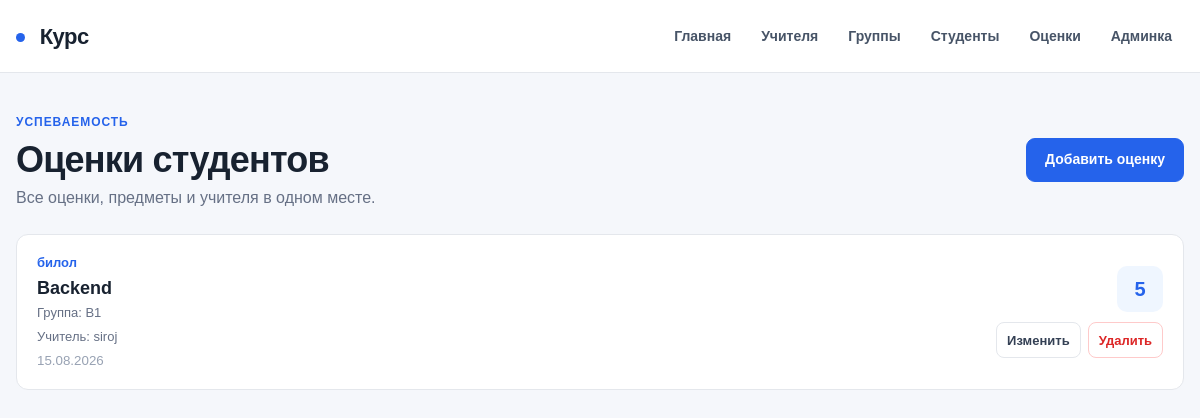
The page /marks/ on the database as committed earlier.
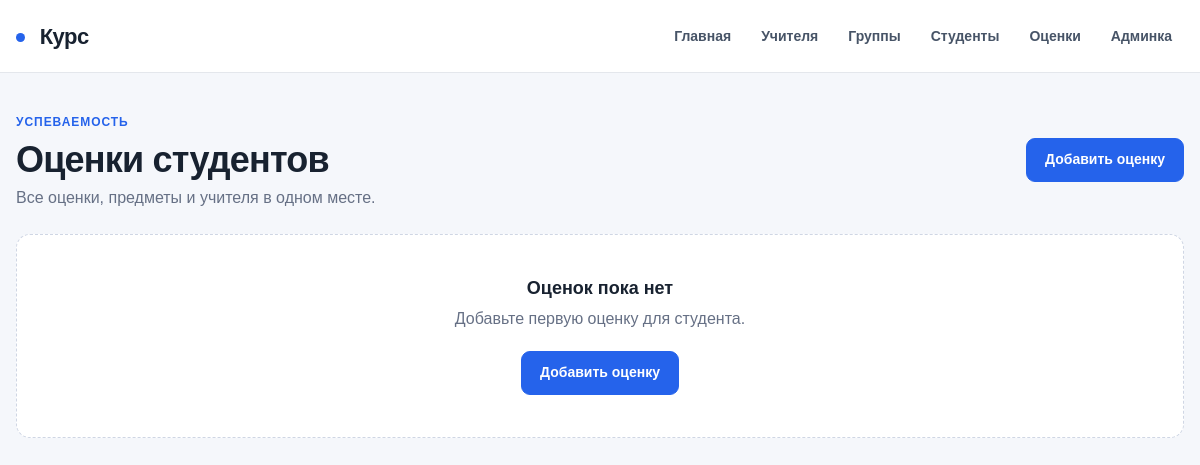
The same page on the database as committed later.
### exam/models.py (models this page shows, shortened)
class StudentMark(models.Model):
    student = models.ForeignKey(
        Student,
        on_delete=models.CASCADE,
        related_name='marks',
        verbose_name='Студент'
    )
    teacher = models.ForeignKey(
        Teacher,
        on_delete=models.SET_NULL,
        null=True,
        blank=True,
        related_name='marks',
        verbose_name='Учитель'
    )
    subject = models.CharField(max_length=100, verbose_name='Предмет')
    mark = models.PositiveIntegerField(verbose_name='Оценка')
    created_at = models.DateTimeField(auto_now_add=True, verbose_name='Дата')
    class Meta:
            verbose_name="Оценок"
            verbose_name_plural="Оценки"

class Student(models.Model):
    name = models.CharField(max_length=200, verbose_name='Имя')
    age = models.PositiveIntegerField(verbose_name='Возраст')
    avatar = models.ImageField(upload_to='students/', blank=True, null=True, verbose_name='Аватар')
    group = models.ForeignKey(
        Group,
        on_delete=models.CASCADE,
        related_name='students',
        verbose_name='Группа'
    )
    created_at = models.DateTimeField(auto_now_add=True, verbose_name='Дата создания')
    class Meta:
        verbose_name="Студент"
        verbose_name_plural="Студенты"

class Group(models.Model):
    name = models.CharField(max_length=200, verbose_name='Название группы')
    mentor = models.ForeignKey(
        Teacher,
        on_delete=models.SET_NULL,
        null=True,
        blank=True,
        related_name='groups',
        verbose_name='Ментор'
    )
    created_at = models.DateTimeField(auto_now_add=True, verbose_name='Дата создания')
    class Meta:
        verbose_name="Группа"
        verbose_name_plural="Группы"

class Teacher(models.Model):
    DIRECTIONS = [
        ('backend', 'Back-End'),
        ('frontend', 'Front-End'),
        ('smm', 'SMM'),
    ]
    name = models.CharField(max_length=200, verbose_name='Имя')
    direction = models.CharField(max_length=20, choices=DIRECTIONS, verbose_name='Направление')
    class Meta:
        verbose_name="Учители"
        verbose_name_plural="Учителя"

### exam/views.py (the view)
# urls.py: path('marks/', views.mark_list, name='mark_list'),
def mark_list(request):
    marks = StudentMark.objects.select_related('student__group', 'teacher').all().order_by('-created_at')
    return render(request, 'mark_list.html', {'marks': marks})

### exam/templates/mark_list.html (shortened to what this page needs)
{% extends 'base.html' %}
{% block content %}
<div class="page-heading">
    <div>
        <span class="eyebrow">Успеваемость</span>
        <h1>Оценки студентов</h1>
        <p>Все оценки, предметы и учителя в одном месте.</p>
    </div>
    <a href="{% url 'mark_create' %}" class="btn">Добавить оценку</a>
</div>
<div class="marks-list">
    {% for mark in marks %}
        <article class="mark-card">
            <div class="mark-main">
                <div class="mark-student">{{ mark.student.name }}</div>
                <h3>{{ mark.subject }}</h3>
                <p>Группа: {{ mark.student.group.name }}</p>
                <p>Учитель: {% if mark.teacher %}{{ mark.teacher.name }}{% else %}не указан{% endif %}</p>
                <small>{{ mark.created_at|date:"d.m.Y" }}</small>
            </div>
            <div class="mark-side">
                <div class="mark-number">{{ mark.mark }}</div>
                <div class="mark-actions">
                    <a href="{% url 'mark_update' mark.id %}" class="card-link">Изменить</a>
                    <a href="{% url 'mark_delete' mark.id %}" class="card-link danger-link">Удалить</a>
                </div>
            </div>
        </article>
    {% empty %}
        <div class="empty-state">
            <h3>Оценок пока нет</h3>
            <p>Добавьте первую оценку для студента.</p>
            <a href="{% url 'mark_create' %}" class="btn">Добавить оценку</a>
        </div>
    {% endfor %}
</div>
{% endblock %}

### exam/templates/base.html (shortened to what this page needs)
{% load static %}
<!DOCTYPE html>
<html lang="ru">
<head>
    <link rel="stylesheet" href="{% static 'css/style.css' %}">
</head>
<body>
    <header>
        <nav>
            <a href="{% url 'home' %}" class="logo">
                Курс
            </a>
            <div class="nav-links">
                <a href="{% url 'home' %}">
                    Главная
                </a>
                <a href="{% url 'teacher_list' %}">
                    Учителя
                </a>
                <a href="{% url 'group_list' %}">
                    Группы
                </a>
                <a href="{% url 'student_list' %}">
                    Студенты
                </a>
                <a href="{% url 'mark_list' %}">
                    Оценки
                </a>
                <a href="/admin/">
                    Админка
                </a>
            </div>
        </nav>
    </header>
    <main class="container">
        {% block content %}
        {% endblock %}
    </main>
</body>
</html>

### exam/static/css/style.css (style rules this page uses)
:root { --bg: #f5f7fb; --surface: #ffffff; --surface-soft: #f8fafc; --text: #182230; --muted: #667085; --border: #e4e7ec; --primary: #2563eb; --primary-dark: #1d4ed8; --primary-soft: #eff6ff; --danger: #dc2626; --danger-soft: #fef2f2; --shadow: 0 8px 24px rgba(15, 23, 42, .06); }
* { box-sizing: border-box; margin: 0; padding: 0; }
html { scroll-behavior: smooth; }
body { min-height: 100vh; background: var(--bg); color: var(--text); font-family: Arial, Helvetica, sans-serif; line-height: 1.5; }
a { color: inherit; text-decoration: none; }
button, a, input, select { -webkit-tap-highlight-color: transparent; }
header { position: sticky; top: 0; z-index: 100; background: #ffffff; border-bottom: 1px solid var(--border); }
header nav { width: min(1180px, calc(100% - 32px)); min-height: 72px; margin: 0 auto; display: flex; align-items: center; justify-content: space-between; gap: 24px; }
.logo { flex: 0 0 auto; font-size: 22px; font-weight: 800; letter-spacing: -.5px; color: var(--text); }
.logo::before { content: ""; display: inline-block; width: 9px; height: 9px; margin: 0 9px 2px 0; border-radius: 50%; background: var(--primary); }
.nav-links { display: flex; align-items: center; justify-content: flex-end; flex-wrap: wrap; gap: 6px; }
.nav-links a { padding: 9px 12px; border-radius: 8px; color: #475467; font-size: 14px; font-weight: 600; transition: background .15s ease, color .15s ease; }
main.container { width: min(1180px, calc(100% - 32px)); margin: 0 auto; padding: 36px 0 64px; }
h1, h2, h3, p { overflow-wrap: anywhere; }
h1 { font-size: 36px; line-height: 1.15; letter-spacing: -.8px; }
h3 { font-size: 18px; line-height: 1.25; }
p { color: var(--muted); }
.eyebrow { display: inline-block; margin-bottom: 8px; color: var(--primary); font-size: 12px; font-weight: 800; letter-spacing: .08em; text-transform: uppercase; }
.btn { display: inline-flex; align-items: center; justify-content: center; min-height: 44px; padding: 0 18px; border: 1px solid var(--primary); border-radius: 9px; background: var(--primary); color: #fff; font-size: 14px; font-weight: 700; cursor: pointer; transition: background .15s ease, border-color .15s ease; }
.section-heading, .page-heading { display: flex; align-items: flex-end; justify-content: space-between; gap: 20px; margin-bottom: 18px; }
.empty-state { grid-column: 1 / -1; padding: 42px 24px; border: 1px dashed #cfd6e4; border-radius: 14px; background: #fff; text-align: center; }
.empty-state h3 { margin-bottom: 7px; }
.empty-state p { margin-bottom: 20px; }
.marks-list { display: grid; gap: 10px; }
.page-heading { align-items: center; margin-bottom: 24px; }
.page-heading > div p { margin-top: 6px; }

Rows that differ between the two databases and show on the page:
removed StudentMark: student.name "билол", subject "Backend", student.group.name "B1", teacher.name "siroj", created_at "15.08.2026", mark "5"
Other text that changed with them:
text now shown: "Оценок пока нет Добавьте первую оценку для студента. Добавить оценку"
